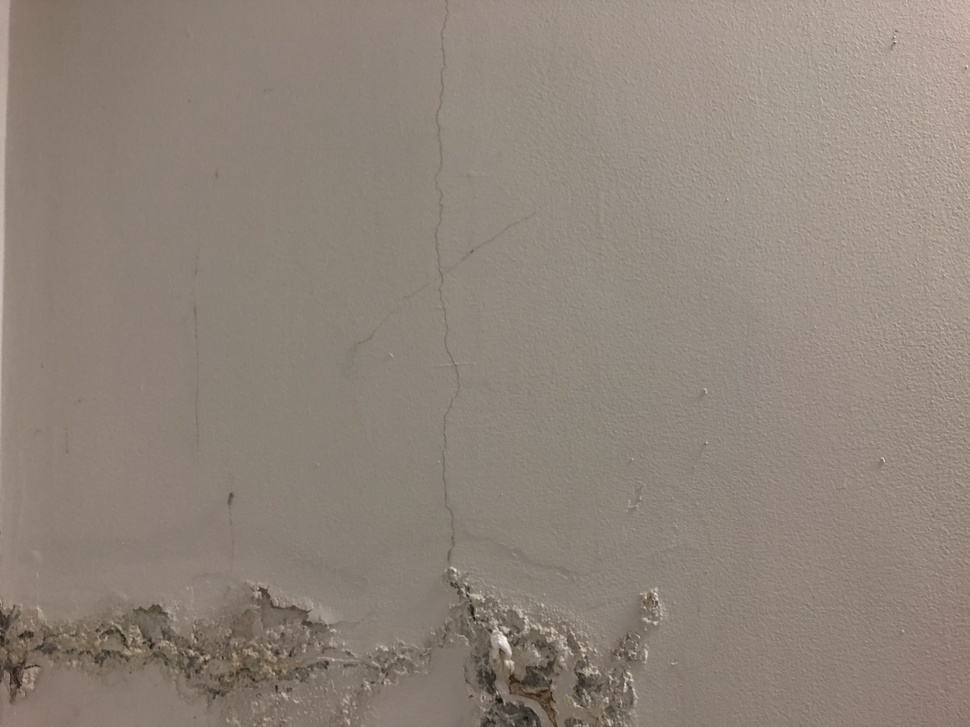
//> input picture opencv/panorama/srck0.JPG, 970 x 727 px, shrunk from 4032 x 3024 before the run, given in place of the camera
$ ./pikapika   (built with g++ and OpenCV 4)
//> lines starting //> are read from the running program, lines starting //| are printed output that depends on the picture; after the words box and inside, x2 and y2 are one past the last pixel; in counts of white or black regions, pixels touching at a corner belong together
#define _USE_MATH_DEFINES
#include "opencv2/highgui/highgui.hpp"
#include "opencv2/imgproc/imgproc.hpp"
#include <iostream>
#include <cmath>
#include <opencv2/opencv.hpp>
#include <stdio.h>
#include <stdlib.h>


using namespace std;
using namespace cv;

string win_src = "src";

Mat src; Mat src_gray; Mat drawing;
int thresh = 10;
int max_thresh = 255;
RNG rng(12345);

/// Function header
void thresh_callback(int, void* );

/** @function main */
int main( int argc, char** argv )
{
  /// Load source image and convert it to gray
//   src = imread( argv[1], 1 );


	VideoCapture capture(0);
	if(!capture.isOpened()) {
		cout << "error" << endl;
		return -1;
	}

    while (1){
    	capture >> src;
//> src is the input picture: 727 rows x 970 cols, CV_8UC3; mean B, G, R 122.2, 132.2, 143.2
        /// Convert image to gray and blur it
        cvtColor( src, src_gray, CV_BGR2GRAY );
        blur( src_gray, src_gray, Size(3,3) );
        /// Create Window
        namedWindow (win_src, CV_WINDOW_AUTOSIZE);
        imshow(win_src, src);

        createTrackbar( " Canny thresh:", "src", &thresh, max_thresh, thresh_callback );
        thresh_callback( 0, 0 );

		if (waitKey(1) == 'q') break;
	}
	return 0;
}
/** @function thresh_callback */
void thresh_callback(int, void* )
{
  Mat canny_output;
  vector<vector<Point> > contours;
  vector<Vec4i> hierarchy;

  /// Detect edges using canny
  Canny( src_gray, canny_output, thresh, thresh*2, 3 );
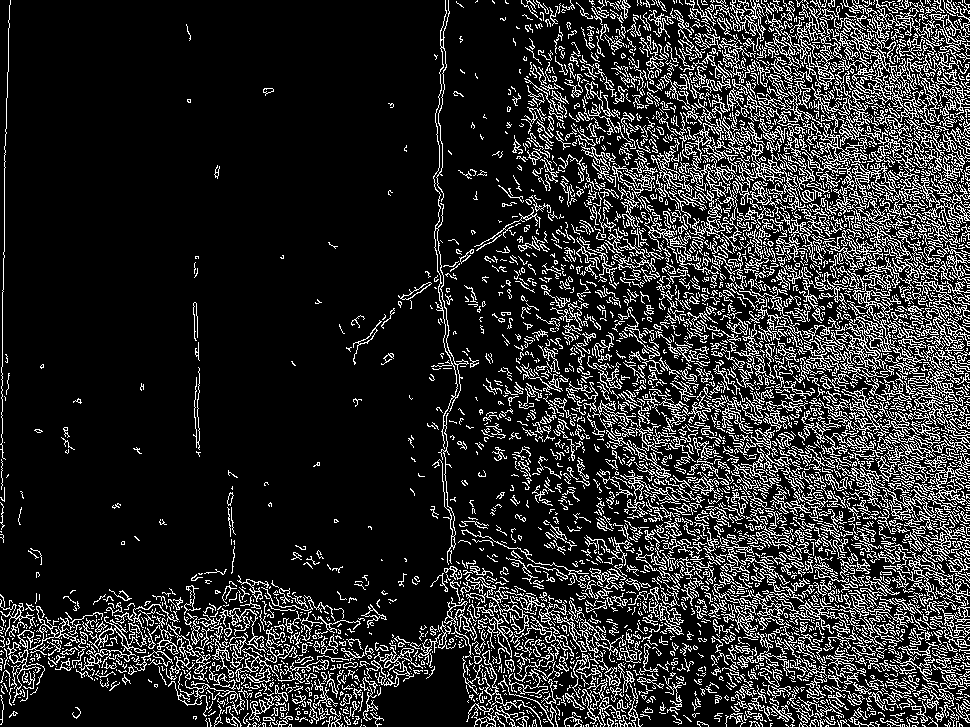
//> canny_output: 727 rows x 970 cols, CV_8UC1; 16.9% white in thin lines or dots
  /// Find contours
  findContours( canny_output, contours, hierarchy, CV_RETR_TREE, CV_CHAIN_APPROX_SIMPLE, Point(0, 0) );
//> contours = 6012 contours, 5287 with area under 20; largest, box (x1, y1, x2, y2) and area: (816, 306, 970, 406) 2284, (802, 123, 970, 247) 2160, (849, 452, 970, 533) 1088, (830, 20, 919, 122) 834, (841, 388, 970, 458) 726

  /// Draw contours
  drawing = Mat::zeros( canny_output.size(), CV_8UC3 );
  for( int i = 0; i< contours.size(); i++ )
     {
       Scalar color = Scalar( rng.uniform(0, 255), rng.uniform(0,255), rng.uniform(0,255) );
//       Scalar color = Scalar( 255,255,255);
       drawContours( drawing, contours, i, color, 2, 8, hierarchy, 0, Point() );
     }
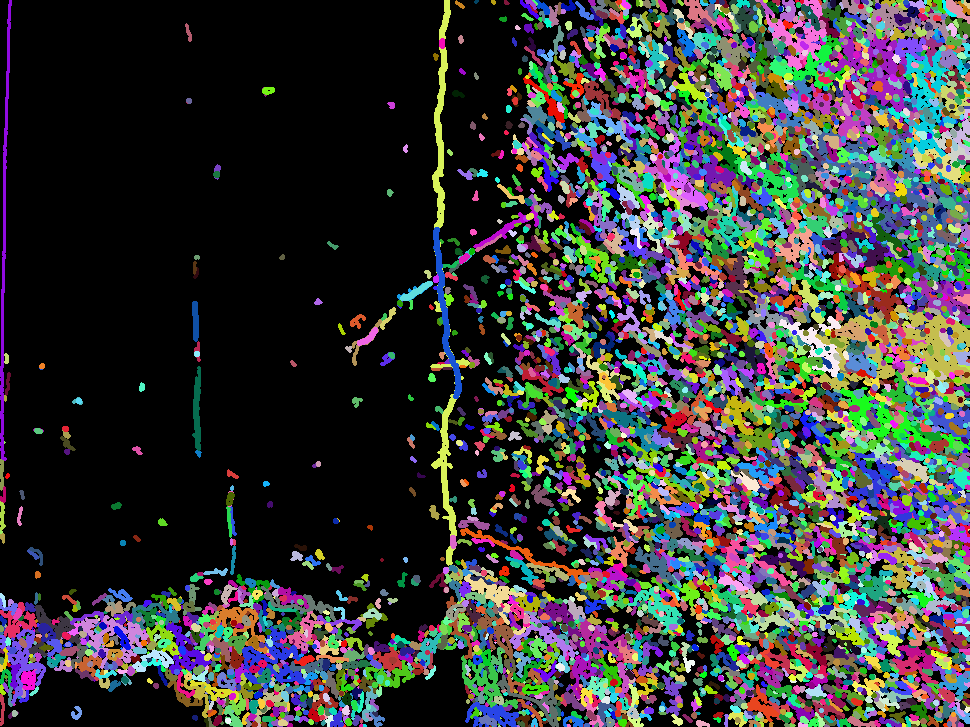
//> drawing: 727 rows x 970 cols, CV_8UC3; mean B, G, R 59.2, 59.7, 58.9
//> the 'q' key is pressed

  /// Show in a window
  namedWindow( "Contours", CV_WINDOW_AUTOSIZE );
  imshow( "Contours", drawing );
}

$ run again, on opencv/panorama/srck2.JPG
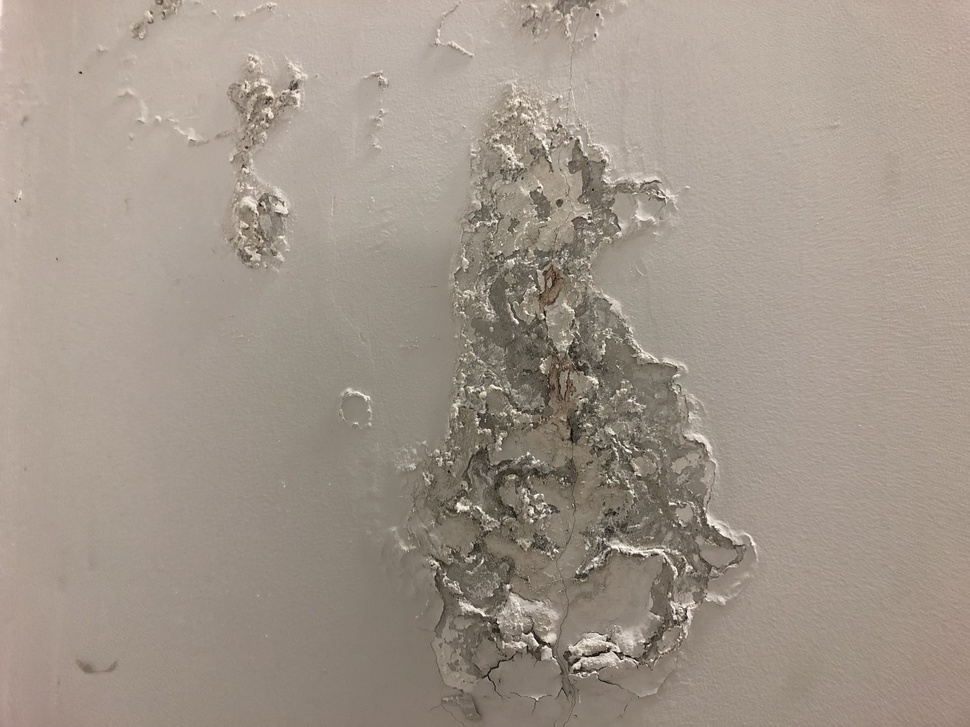
//> input picture opencv/panorama/srck2.JPG, 970 x 727 px, shrunk from 4032 x 3024 before the run, given in place of the camera
//> src is the input picture: 727 rows x 970 cols, CV_8UC3; mean B, G, R 138.8, 149.8, 161
//> in thresh_callback, `Canny( src_gray, canny_output, thresh, thresh*2, 3 );`:
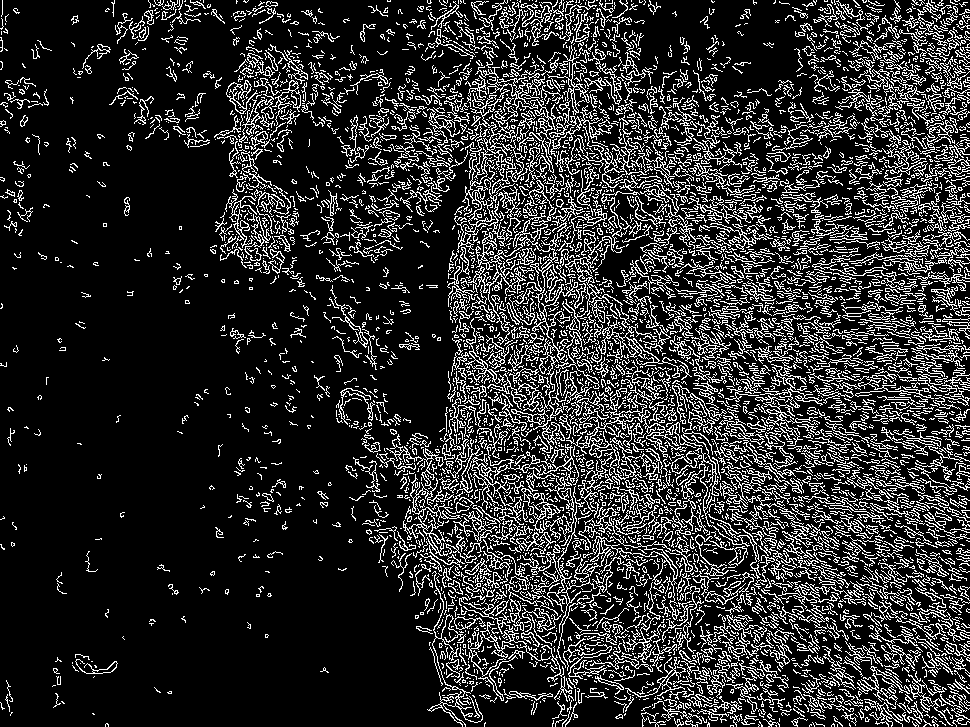
//> canny_output: 727 rows x 970 cols, CV_8UC1; 17.5% white in thin lines or dots
//> contours = 6895 contours, 6287 with area under 20; largest, box (x1, y1, x2, y2) and area: (468, 180, 578, 453) 1550, (566, 386, 703, 493) 808, (462, 89, 528, 247) 768, (561, 191, 640, 364) 576, (386, 434, 465, 568) 572
//> after the loop in thresh_callback, `for( int i = 0; i< contours.size(); i++ )`:
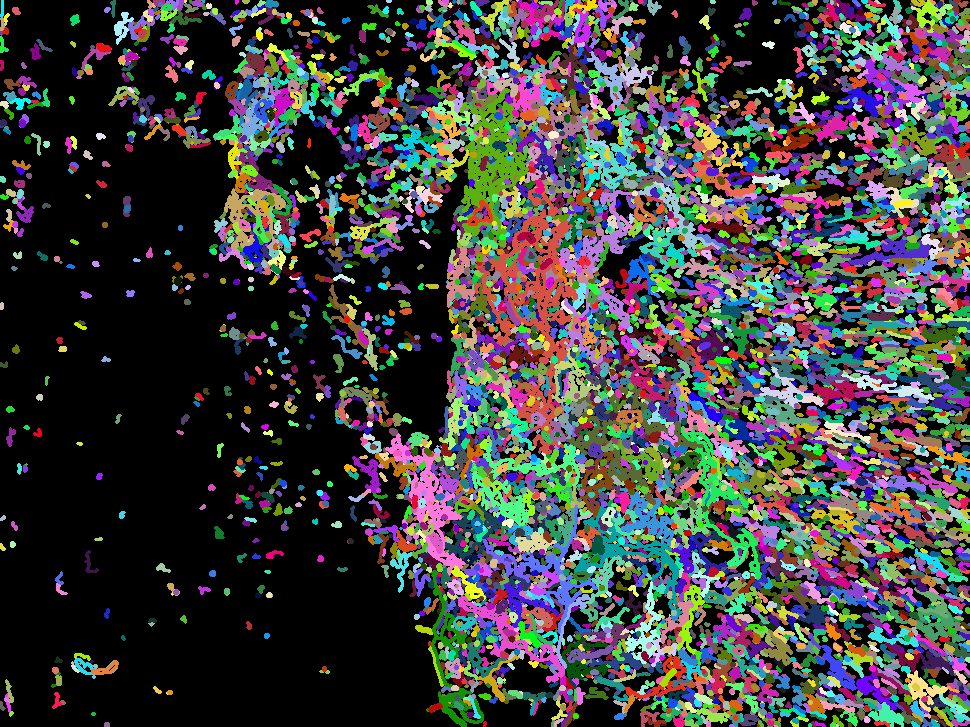
//> drawing: 727 rows x 970 cols, CV_8UC3; mean B, G, R 63.1, 64.6, 64.3
